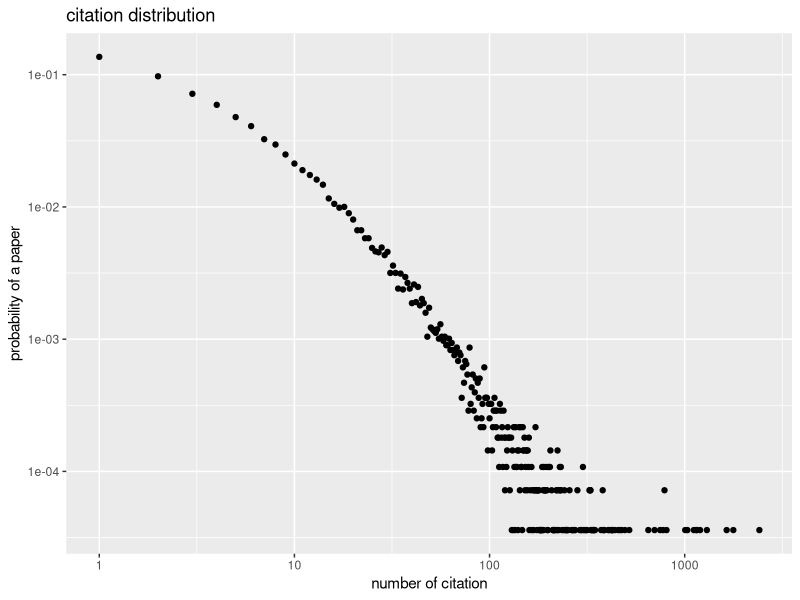

Source code (R):
library(ggplot2)

distribution <- read.csv('distributions.csv')
names(distribution) <- c('indegree','probability')


png("distribution.png", width = 800, height = 600)
qplot(indegree,probability,data=distribution,log="xy",
      xlab = 'number of citation', ylab = 'probability of a paper',
      main = 'citation distribution' )
dev.off()